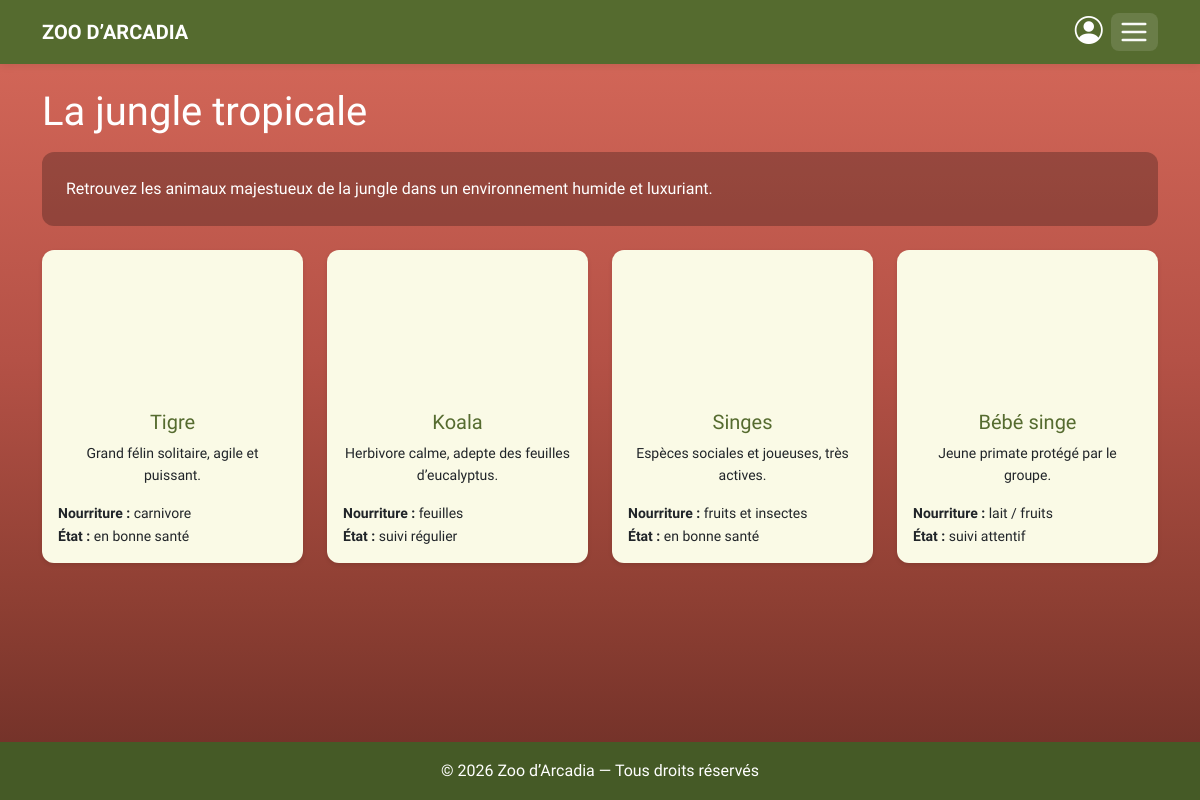
The app's page /jungle.php with its own data.
### tables this page shows
CREATE TABLE habitats (
  id          INT UNSIGNED NOT NULL AUTO_INCREMENT,
  name        VARCHAR(100) NOT NULL,
  description TEXT         NULL,
  image       VARCHAR(255) NULL,
  created_at  DATETIME     NOT NULL DEFAULT CURRENT_TIMESTAMP,
  PRIMARY KEY (id),
  UNIQUE KEY uq_habitats_name (name)
);

CREATE TABLE animals (
  id           INT UNSIGNED NOT NULL AUTO_INCREMENT,
  name         VARCHAR(100) NOT NULL,
  species      VARCHAR(100) NOT NULL,
  description  TEXT         NULL,
  diet         VARCHAR(150) NULL,
  health_state VARCHAR(100) NULL,
  image        VARCHAR(255) NULL,
   
   
   
  image_alt    VARCHAR(255) NULL,
  habitat_id   INT UNSIGNED NOT NULL,
  created_at   DATETIME     NOT NULL DEFAULT CURRENT_TIMESTAMP,
  PRIMARY KEY (id),
  KEY idx_animals_habitat (habitat_id),
  CONSTRAINT fk_animals_habitat
    FOREIGN KEY (habitat_id) REFERENCES habitats (id) ON DELETE CASCADE
);

### includes/fonctions.php (called while the page is built, shortened)
<?php
function e(?string $texte): string
{
    return htmlspecialchars($texte ?? '', ENT_QUOTES, 'UTF-8');
}

### includes/auth.php (called while the page is built, shortened)
<?php
require_once __DIR__ . '/db.php';
function utilisateur_connecte(): ?array
{
    return $_SESSION['utilisateur'] ?? null;
}

### includes/db.php (called while the page is built, shortened)
<?php
function db(): PDO
{
    static $pdo = null;
    if ($pdo instanceof PDO) {
        return $pdo;
    }
    $config = require __DIR__ . '/../config/config.php';
    $dsn = sprintf(
        'mysql:host=%s;port=%d;dbname=%s;charset=%s',
        $config['host'],
        $config['port'],
        $config['database'],
        $config['charset']
    );
    $pdo = new PDO($dsn, $config['user'], $config['password'], [
        PDO::ATTR_ERRMODE => PDO::ERRMODE_EXCEPTION,
        PDO::ATTR_DEFAULT_FETCH_MODE => PDO::FETCH_ASSOC,
        PDO::ATTR_EMULATE_PREPARES => false,
    ]);
    return $pdo;
}

### jungle.php (the view, shortened to what this page needs)
<?php
require __DIR__ . '/includes/db.php';
require __DIR__ . '/includes/fonctions.php';
$requete = db()->prepare('SELECT id, name, description FROM habitats WHERE name = ?');
$requete->execute(['Jungle']);
$habitat = $requete->fetch();
$requete = db()->prepare(
    'SELECT id, name, description, diet, health_state, image, image_alt
     FROM animals
     WHERE habitat_id = ?
     ORDER BY id'
);
$requete->execute([$habitat['id']]);
$animaux = $requete->fetchAll();
$classeBody      = 'bg-jungle';
require __DIR__ . '/includes/header.php';
?>
  <section class="py-4">
    <div class="container">
      <h1 class="text-white mb-3">La jungle tropicale</h1>
      <div class="intro-jungle p-3 p-md-4">
        <p class="mb-0 text-white"><?= e($habitat['description']) ?></p>
      </div>
    </div>
  </section>
  <main class="pb-5">
    <div class="container">
      <div class="row row-cols-1 row-cols-sm-2 row-cols-lg-4 g-4">
        <?php foreach ($animaux as $animal): ?>
          <div class="col">
            <article class="card h-100 p-3 text-center">
              <?php if ($animal['image']): ?>
                <img src="<?= e($animal['image']) ?>"
                     alt="<?= e($animal['image_alt']) ?>"
                     class="avatar-128 mx-auto mb-3" loading="lazy" decoding="async">
              <?php endif; ?>
              <h3 class="h5 mb-2">
                <a href="animal.php?id=<?= (int) $animal['id'] ?>"
                   class="text-decoration-none btn-text-green"><?= e($animal['name']) ?></a>
              </h3>
              <p class="small mb-3"><?= e($animal['description']) ?></p>
              <ul class="list-unstyled text-start small mb-0">
                <li><strong>Nourriture :</strong> <?= e($animal['diet']) ?></li>
                <li><strong>État :</strong> <?= e($animal['health_state']) ?></li>
              </ul>
            </article>
          </div>
        <?php endforeach; ?>
      </div>
    </div>
  </main>
<?php require __DIR__ . '/includes/footer.php'; ?>

### includes/header.php (shortened to what this page needs)
<?php
require_once __DIR__ . '/auth.php';
require_once __DIR__ . '/fonctions.php';
$classeBody      = $classeBody      ?? '';
$utilisateurConnecte = utilisateur_connecte();
?>
<!doctype html>
<html lang="fr">
<head>
  <link href="https://cdn.jsdelivr.net/npm/bootstrap@5.3.6/dist/css/bootstrap.min.css" rel="stylesheet">
  <link href="https://cdn.jsdelivr.net/npm/bootstrap-icons@1.11.3/font/bootstrap-icons.min.css" rel="stylesheet">
  <link href="style.css" rel="stylesheet">
</head>
<body class="<?= e($classeBody) ?>">
  <header>
    <nav class="navbar" data-bs-theme="dark">
      <div class="container d-flex align-items-center justify-content-between">
        <a class="navbar-brand m-0 fw-semibold" href="index.php">ZOO D’ARCADIA</a>
        <div class="d-flex align-items-center gap-2 nav-actions">
          <?php if ($utilisateurConnecte): ?>
            <a href="<?= e(page_accueil_role($utilisateurConnecte['role'])) ?>"
               class="nav-link p-0 me-2 d-flex align-items-center gap-1"
               title="Retour à mon espace">
              <i class="bi bi-speedometer2 fs-5"></i>
              <span class="small d-none d-sm-inline">
                <?= e($utilisateurConnecte['prenom']) ?> — <?= e($utilisateurConnecte['role']) ?>
              </span>
            </a>
            <a href="deconnexion.php" class="btn btn-sm btn-light">Déconnexion</a>
          <?php else: ?>
            <a href="Connexion.php" class="nav-link p-0" aria-label="Connexion utilisateur">
              <i class="bi bi-person-circle fs-3"></i>
            </a>
          <?php endif; ?>
          <button class="navbar-toggler" type="button" data-bs-toggle="collapse" data-bs-target="#nav"
                  aria-controls="nav" aria-expanded="false" aria-label="Menu">
            <span class="navbar-toggler-icon"></span>
          </button>
        </div>
      </div>
    </nav>
  </header>

### includes/footer.php (shortened to what this page needs)
  <footer>
    © <span id="year"></span> Zoo d’Arcadia — Tous droits réservés
  </footer>
</body>
</html>

### style.css (style rules this page uses)
:root { --green-dark: #556b2f; --green-dark-rgb: 85, 107, 47; --green-laurel: #6b8e23; --green-footer: #455a26; --cream: #fafae6; --gray-light: #d3d3d3; --gray: #808080; --orange-peru: #cd853f; --orange-red: #ff4500; --brown-saddle: #8b4513; --text-dark: #1a1a1a; --text-light: #ffffff; --hover: #ffd8c9; --font-title: "Inknut Antiqua", serif; --font-body: "Averia Sans Libre", sans-serif; --radius: 12px; --shadow-sm: 0 2px 4px rgba(0, 0, 0, 0.1); --shadow-md: 0 4px 10px rgba(0, 0, 0, 0.15); }
body { margin: 0; line-height: 1.6; font-family: var(--font-body); color: var(--text-dark); background: var(--cream); min-height: 100vh; display: flex; flex-direction: column; }
main { flex: 1; }
h1, h2, h3, h4, h5 { font-family: var(--font-title); color: var(--green-dark); }
a { text-decoration: none; }
.navbar { background: var(--green-dark); min-height: 64px; box-shadow: 0 2px 8px rgba(0, 0, 0, 0.08); position: relative; z-index: 1030; }
.navbar .navbar-brand { color: var(--text-light); font-family: var(--font-title); font-weight: 600; }
.navbar .nav-link { color: var(--text-light); }
.navbar .navbar-toggler { border: 0; padding: 0.5rem 0.6rem; border-radius: 0.5rem; background-color: rgba(255, 255, 255, 0.12); transition: background-color 0.2s ease, transform 0.05s ease; }
.navbar .navbar-toggler-icon { width: 28px; height: 22px; background-size: 28px 22px; }
.nav-actions { position: relative; }
.card, .panel { background: var(--cream); border-radius: var(--radius); box-shadow: var(--shadow-sm); padding: 1rem; border: 0; }
.btn-text-green { color: var(--green-dark); transition: color 0.2s ease; }
.avatar-40, .avatar-64, .avatar-128 { border-radius: 50%; object-fit: cover; }
.avatar-128 { width: 128px; height: 128px; }
.intro-savane, .intro-jungle, .intro-marais { background: rgba(0, 0, 0, 0.25); border-radius: 12px; }
.bg-jungle { background: linear-gradient( 180deg, #d86a5b 0%, #b45146 45%, #8e3f33 75%, #6b2e26 100% ); min-height: 100vh; }
footer { background: var(--green-footer); color: var(--text-light); text-align: center; padding: 1rem; }
.card h2, .card h3 { color: var(--green-dark); }

### records on screen
habitats: description "Retrouvez les animaux majestueux de la jungle dans un environnement humide et luxuriant."
animals: image (picture), name "Tigre", description "Grand félin solitaire, agile et puissant.", diet "carnivore", health_state "en bonne santé"
animals: image (picture), name "Koala", description "Herbivore calme, adepte des feuilles d’eucalyptus.", diet "feuilles", health_state "suivi régulier"
animals: image (picture), name "Singes", description "Espèces sociales et joueuses, très actives.", diet "fruits et insectes", health_state "en bonne santé"
animals: image (picture), name "Bébé singe", description "Jeune primate protégé par le groupe.", diet "lait / fruits", health_state "suivi attentif"
